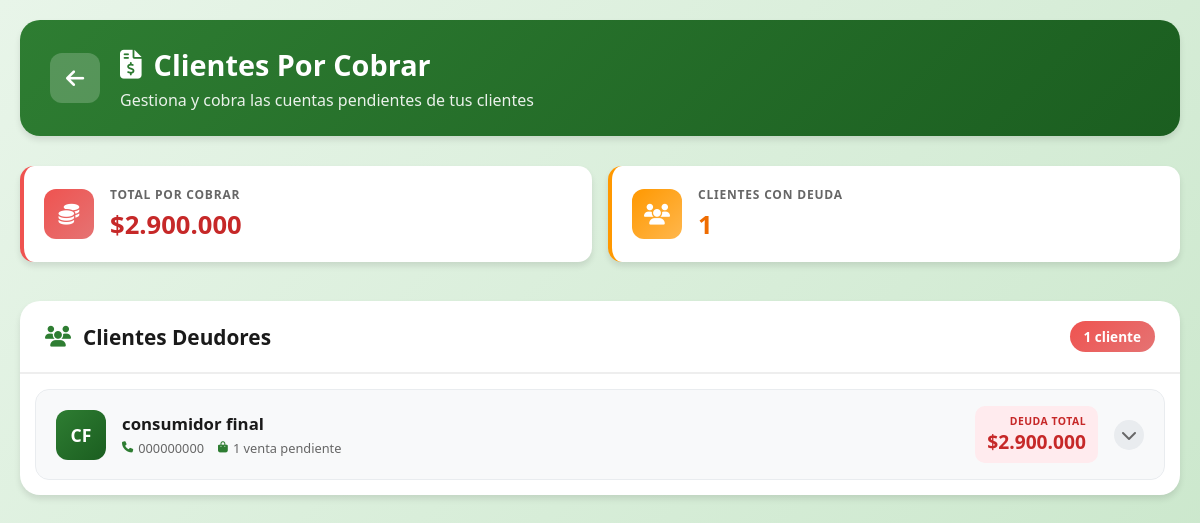
/clientes/por-cobrar/ (signed in), run on the app's committed database.
### apps/clientes/models.py (models this page shows, shortened)
class Clientes(models.Model):
    idCliente = models.AutoField(primary_key=True)
    nombre = models.CharField(max_length=50)
    apellido = models.CharField(max_length=50)
    telefono = models.CharField(max_length=22)
    inicial = models.DecimalField(max_digits=10, decimal_places=2, default=0)
    saldo = models.DecimalField(max_digits=10, decimal_places=2, default=0)

### apps/clientes/views.py (the view)
# urls.py: path('por-cobrar/', views.clientes_por_cobrar, name='clientes_por_cobrar'),
def clientes_por_cobrar(request):
    from django.db.models import F, Q
    clientes_deudores = Clientes.objects.filter(
        ventas__estado_pago__in=['pendiente', 'vencido']
    ).distinct().annotate(
        total_deuda=Sum(
            F('ventas__total') - F('ventas__monto_pagado'),
            filter=Q(ventas__estado_pago__in=['pendiente', 'vencido'])
        ),
        cantidad_ventas_pendientes=Count(
            'ventas',
            filter=Q(ventas__estado_pago__in=['pendiente', 'vencido'])
        ),
    ).order_by('-total_deuda')
    total_por_cobrar = Venta.objects.filter(
        estado_pago__in=['pendiente', 'vencido']
    ).aggregate(
        total=Sum(F('total') - F('monto_pagado'))
    )['total'] or 0
    total_clientes_deudores = clientes_deudores.count()
    clientes_con_ventas = []
    for cliente in clientes_deudores:
        ventas_pendientes = Venta.objects.filter(
            cliente=cliente,
            estado_pago__in=['pendiente', 'vencido']
        ).select_related('producto').prefetch_related('detalles', 'detalles__producto').order_by('fecha_vencimiento')
        clientes_con_ventas.append({
            'cliente': cliente,
            'ventas': ventas_pendientes,
            'total_deuda': cliente.total_deuda,
            'cantidad_ventas': cliente.cantidad_ventas_pendientes,
        })
    context = {
        'clientes_con_ventas': clientes_con_ventas,
        'total_por_cobrar': total_por_cobrar,
        'total_clientes_deudores': total_clientes_deudores,
    }
    return render(request, 'clientes_por_cobrar.html', context)

### apps/ventas/models.py (called while the page is built)
    @property
    def descripcion(self):
        if self.pk:
            detalles = list(self.detalles.all())
            if detalles:
                items = [f"{d.cantidad} {d.producto.nombre}" for d in detalles]
                return ", ".join(items)
        if self.producto:
            return self.producto.nombre
        return "Sin producto"

    @property
    def saldo_pendiente(self):
        return self.total - self.monto_pagado

    @property
    def esta_vencido(self):
        return (
            self.fecha_vencimiento and
            self.fecha_vencimiento < timezone.now().date() and
            self.estado_pago == 'pendiente'
        )

### panelprincipal/templatetags/currency_filters.py (called while the page is built)
@register.filter
def formato_pesos(value):
    try:
        value = float(value)
        formatted = '{:,.0f}'.format(value)
        formatted = formatted.replace(',', '.')
        return f'${formatted}'
    except (ValueError, TypeError):
        return f'${value}'

@register.filter
def numero_limpio(value):
    try:
        return int(float(value))
    except (ValueError, TypeError):
        return 0

### apps/clientes/templates/clientes_por_cobrar.html (shortened to what this page needs)
{% load static %}
{% load currency_filters %}
<!DOCTYPE html>
<html lang="es">
<head>
    <link rel="stylesheet" href="{% static 'css/style.css' %}">
    <link rel="stylesheet" href="https://cdnjs.cloudflare.com/ajax/libs/font-awesome/6.5.1/css/all.min.css">
</head>
<body>
    <div class="container">
        <div class="page-header">
            <a href="{% url 'inicio' %}" class="btn-volver">
                <i class="fas fa-arrow-left"></i>
            </a>
            <div class="header-info">
                <h1><i class="fas fa-file-invoice-dollar"></i> Clientes Por Cobrar</h1>
                <p>Gestiona y cobra las cuentas pendientes de tus clientes</p>
            </div>
        </div>
        {% if clientes_con_ventas %}
        <div class="resumen-grid">
            <div class="resumen-card total-deuda">
                <div class="resumen-icon"><i class="fas fa-coins"></i></div>
                <div class="resumen-content">
                    <div class="resumen-label">Total Por Cobrar</div>
                    <div class="resumen-valor">{{ total_por_cobrar|formato_pesos }}</div>
                </div>
            </div>
            <div class="resumen-card total-clientes">
                <div class="resumen-icon"><i class="fas fa-users"></i></div>
                <div class="resumen-content">
                    <div class="resumen-label">Clientes con Deuda</div>
                    <div class="resumen-valor">{{ total_clientes_deudores }}</div>
                </div>
            </div>
        </div>
        <div class="clientes-section">
            <div class="clientes-section-header">
                <h2><i class="fas fa-users"></i> Clientes Deudores</h2>
                <span class="badge-count">{{ total_clientes_deudores }} cliente{{ total_clientes_deudores|pluralize:"s" }}</span>
            </div>
            <div class="clientes-list">
                {% for item in clientes_con_ventas %}
                <div class="cliente-card">
                    <div class="cliente-header" onclick="toggleVentas(this)">
                        <div class="cliente-avatar">
                            {{ item.cliente.nombre|first|upper }}{{ item.cliente.apellido|first|upper }}
                        </div>
                        <div class="cliente-info">
                            <div class="cliente-nombre">{{ item.cliente.nombre }} {{ item.cliente.apellido }}</div>
                            <div class="cliente-contacto">
                                <span><i class="fas fa-phone"></i> {{ item.cliente.telefono }}</span>
                                <span><i class="fas fa-shopping-bag"></i> {{ item.cantidad_ventas }} venta{{ item.cantidad_ventas|pluralize:"s" }} pendiente{{ item.cantidad_ventas|pluralize:"s" }}</span>
                            </div>
                        </div>
                        <div class="cliente-monto-total">
                            <div class="monto-label">Deuda Total</div>
                            <div class="monto-valor">{{ item.total_deuda|formato_pesos }}</div>
                        </div>
                        <div class="toggle-icon">
                            <i class="fas fa-chevron-down"></i>
                        </div>
                    </div>
                </div>
                {% endfor %}
            </div>
        </div>
        {% endif %}
    </div>
</body>
</html>

### panelprincipal/static/css/style.css (style rules this page uses)
* { margin: 0; padding: 0; box-sizing: border-box; }
:root { --primary-color: #2e7d32; --primary-dark: #1b5e20; --primary-light: #4caf50; --secondary-color: #8bc34a; --accent-color: #ff9800; --background: #f5f7f5; --card-bg: #ffffff; --text-primary: #1a1a1a; --text-secondary: #666666; --shadow: 0 4px 6px rgba(0, 0, 0, 0.1); --shadow-hover: 0 8px 25px rgba(0, 0, 0, 0.15); }
body { font-family: 'Segoe UI', Tahoma, Geneva, Verdana, sans-serif; background: linear-gradient(135deg, #e8f5e9 0%, #c8e6c9 100%); min-height: 100vh; color: var(--text-primary); }
.container { max-width: 1200px; margin: 0 auto; padding: 20px; }
.page-header { background: linear-gradient(135deg, var(--primary-color), var(--primary-dark)); border-radius: 20px; padding: 30px; margin-bottom: 30px; color: white; box-shadow: var(--shadow); display: flex; align-items: center; gap: 20px; }
.btn-volver { background: rgba(255, 255, 255, 0.2); border: none; width: 50px; height: 50px; border-radius: 50%; display: flex; align-items: center; justify-content: center; color: white; text-decoration: none; transition: background 0.3s ease; }
.header-info h1 { font-size: 2rem; font-weight: 700; margin-bottom: 5px; }
.header-info p { opacity: 0.9; }
.page-header { display: flex; align-items: center; gap: 20px; padding: 25px 30px; border-radius: 20px; margin-bottom: 30px; color: white; box-shadow: var(--shadow); }
.btn-volver { display: flex; align-items: center; justify-content: center; width: 50px; height: 50px; background: rgba(255, 255, 255, 0.2); border-radius: 12px; color: white; text-decoration: none; font-size: 1.3rem; transition: background 0.3s, transform 0.2s; }
.header-info h1 { display: flex; align-items: center; gap: 12px; font-size: 1.8rem; margin-bottom: 5px; }
.header-info p { opacity: 0.9; font-size: 1rem; }
.resumen-card { background: var(--card-bg); border-radius: 15px; padding: 20px; display: flex; align-items: center; margin-bottom: 15px; gap: 25px; box-shadow: var(--shadow); transition: transform 0.2s; }
.resumen-icon { width: 50px; height: 50px; border-radius: 12px; display: flex; align-items: center; justify-content: center; background: linear-gradient(135deg, #66bb6a, #388e3c); color: white; font-size: 1.3rem; }
.resumen-label { font-size: 0.85rem; color: var(--text-secondary); margin-bottom: 3px; }
.resumen-valor { font-size: 1.4rem; font-weight: 700; color: var(--text-primary); }

### data on the page
Clientes: cliente.nombre|first "C", cliente.apellido|first "F", cliente.nombre "consumidor", cliente.apellido "final", cliente.telefono "000000000", cantidad_ventas "1", total_deuda "$2.900.000"

### other printed values
{{ total_por_cobrar|formato_pesos }} "$2.900.000"
{{ total_clientes_deudores }} "1"
